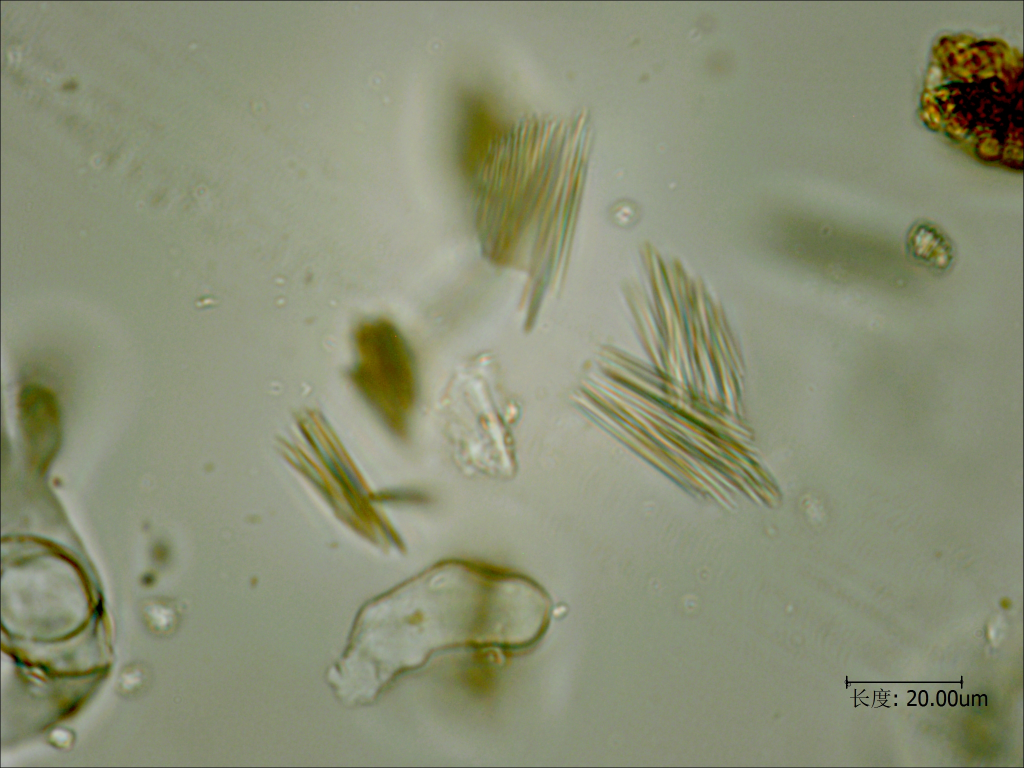
#> input picture dataset/4.jpg, 2048 x 1536 px (shown at 1/2 size)
$ python -i recovery_regions.py   (imports and definitions only)
#> lines starting #> are read from the running program, lines starting #| are printed output that depends on the picture
"""Local native-resolution region proposals. Scores are search cues only.

2026-11-05：原实现只保留 3 个最高线分窗口，龙胆 5 视野复测中 3 个窗口与人工
针晶框的 IoU 全为 0。现改为覆盖全图的 50% 重叠网格，并返回窗口覆盖审计；线分只
用于排序，不再用于丢弃窗口。
"""


def _grid(w, h):
    # 1024 窗口 + 50% 步长：2048×1536 为 3×2=6 个窗口，边界目标也至少完整落在一个窗口内。
    side = min(1024, max(256, (min(w, h) * 2) // 3))
    side = min(side, w, h)
    step = max(64, side // 2)
    xs = sorted({*range(0, max(1, w - side + 1), step), w - side})
    ys = sorted({*range(0, max(1, h - side + 1), step), h - side})
    return side, xs, ys


def propose_regions(image, *, with_audit=False):
    import cv2
    import numpy as np

    gray = cv2.cvtColor(image, cv2.COLOR_BGR2GRAY)
    height, width = gray.shape
    side, xs, ys = _grid(width, height)
    if side < 48:
        return {"regions": [], "audit": {"image_size": [width, height], "window_side": side,
                                          "rows": 0, "cols": 0, "window_count": 0,
                                          "covered_bbox": [0, 0, 0, 0],
                                          "covered_area_ratio": 0.0,
                                          "policy": "full_grid"}} if with_audit else []
    edges = cv2.Canny(gray, 40, 120)
    regions = []
    for row, y in enumerate(ys):
        for col, x in enumerate(xs):
            tile = edges[y:y + side, x:x + side]
            lines = cv2.HoughLinesP(tile, 1, np.pi / 180, 22,
                                    minLineLength=side // 16, maxLineGap=4)
            score = 0.0
            if lines is not None:
                segments = lines[:, 0].astype(float)
                lengths = np.hypot(segments[:, 2] - segments[:, 0], segments[:, 3] - segments[:, 1])
                # 长贯穿线常来自比例尺或图像边缘，小目标线索只按短线段计分。
                lengths = lengths[lengths <= side / 3]
                if lengths.size:
                    score = float(np.sort(lengths)[-8:].sum() / side)
            regions.append({"box": [int(x), int(y), int(x + side), int(y + side)],
                            "line_score": round(score, 3), "row": row, "col": col})
    regions.sort(key=lambda item: (-item["line_score"], item["row"], item["col"]))
    audit = {"image_size": [width, height], "window_side": side,
             "rows": len(ys), "cols": len(xs), "window_count": len(regions),
             "covered_bbox": [0, 0, width, height], "covered_area_ratio": 1.0,
             "policy": "full_grid", "selection": "all_windows_line_score_order"}
    return {"regions": regions, "audit": audit} if with_audit else regions

>>> import cv2
>>> picture = cv2.imread('../dataset/4.jpg')
#> picture is the input picture: shape (1536, 2048, 3); mean B, G, R 116.8, 143.4, 138.2
>>> result = propose_regions(picture)
#> in propose_regions, `gray = cv2.cvtColor(image, cv2.COLOR_BGR2GRAY)`:
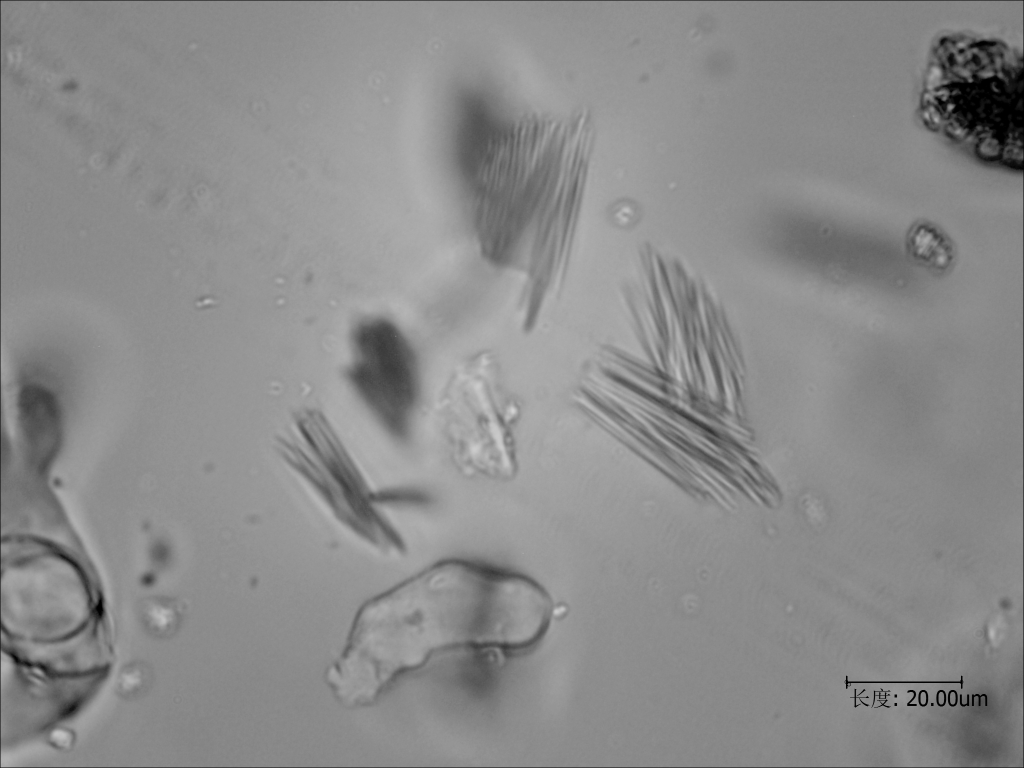
#> gray: shape (1536, 2048) (shown at 1/2 size); min 0, max 212, mean 138.8
#> in propose_regions, `edges = cv2.Canny(gray, 40, 120)`:
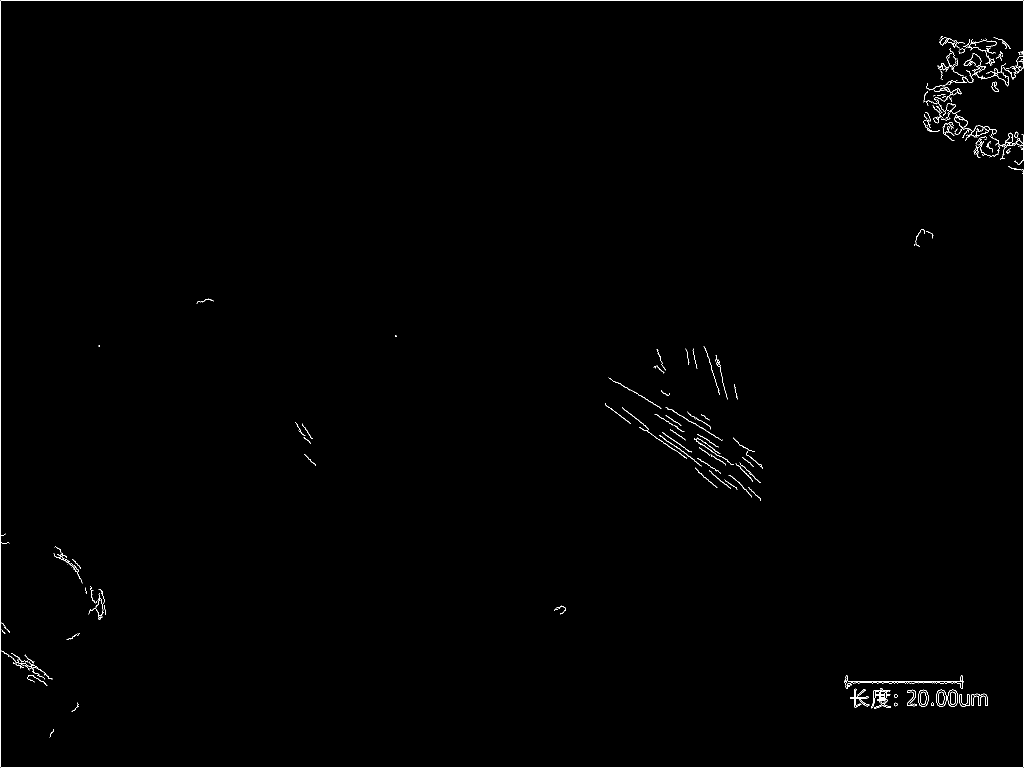
#> edges: shape (1536, 2048) (shown at 1/2 size); 0.56% white in thin lines or dots
#> after the loop in propose_regions, `for row, y in enumerate(ys):`:
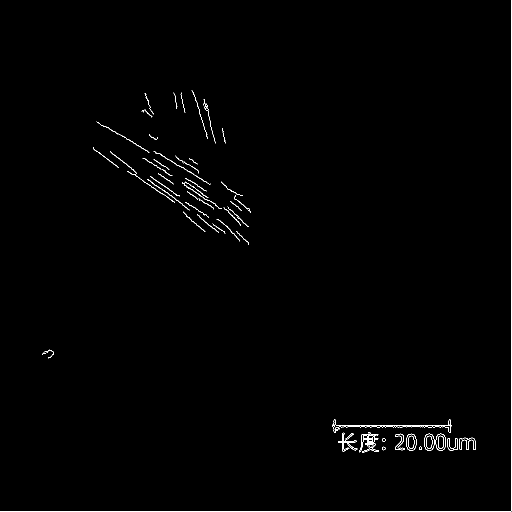
#> tile: shape (1024, 1024) (shown at 1/2 size); 0.68% white in thin lines or dots
#> after the loop in propose_regions, `for row, y in enumerate(ys):`: regions = 6 items
#> result = 6 items

$ run again, on dataset/5.jpg
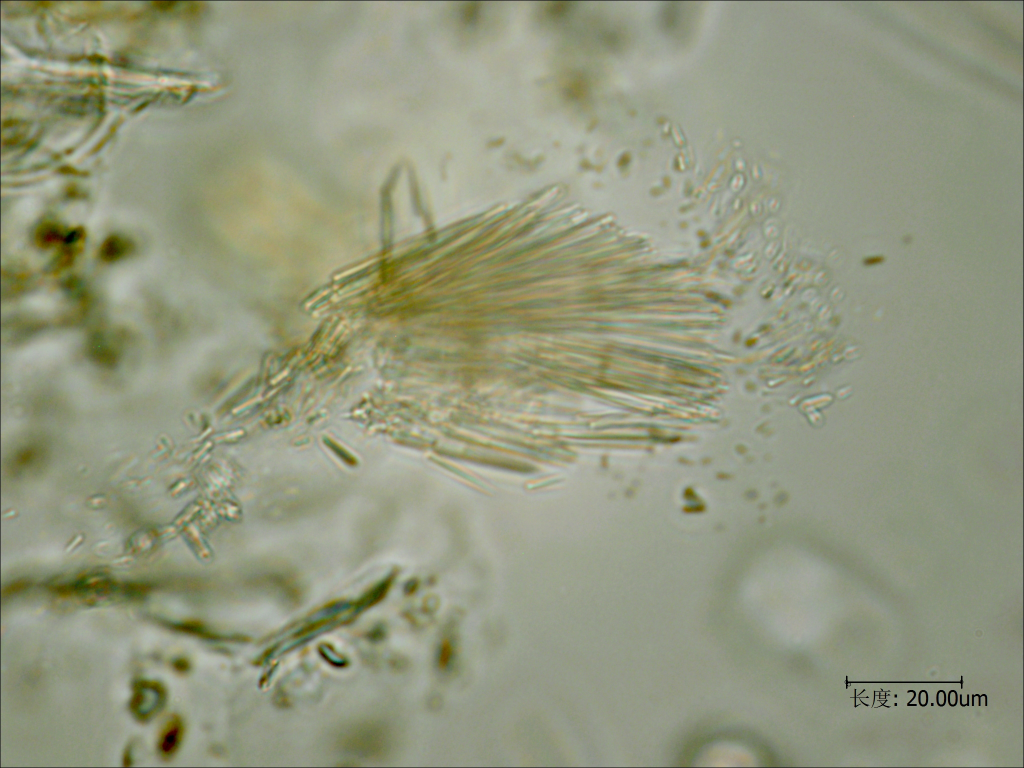
#> input picture dataset/5.jpg, 2048 x 1536 px (shown at 1/2 size)
#> picture is the input picture: shape (1536, 2048, 3); mean B, G, R 126, 151.4, 146.7
#> in propose_regions, `edges = cv2.Canny(gray, 40, 120)`:
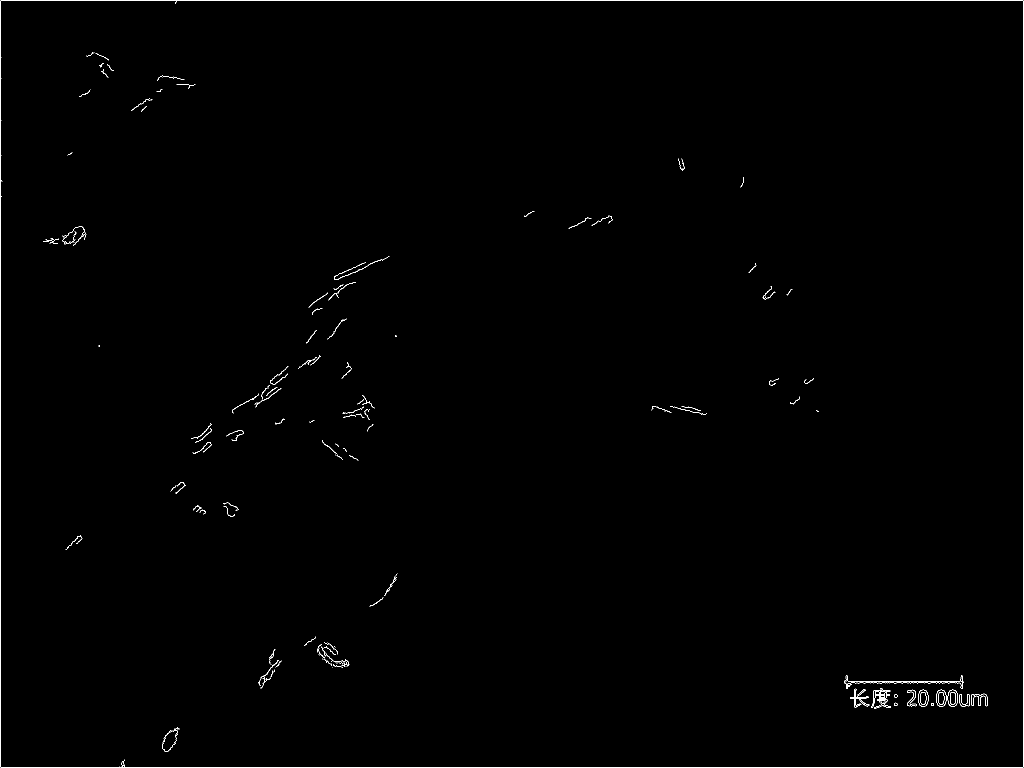
#> edges: shape (1536, 2048) (shown at 1/2 size); 0.45% white in thin lines or dots
#> after the loop in propose_regions, `for row, y in enumerate(ys):`:
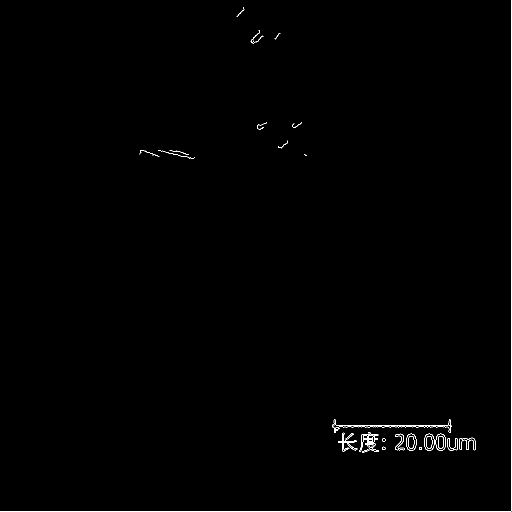
#> tile: shape (1024, 1024) (shown at 1/2 size); 0.45% white in thin lines or dots
#> after the loop in propose_regions, `for row, y in enumerate(ys):`: regions = 6 items

$ run again, on dataset/6.jpg
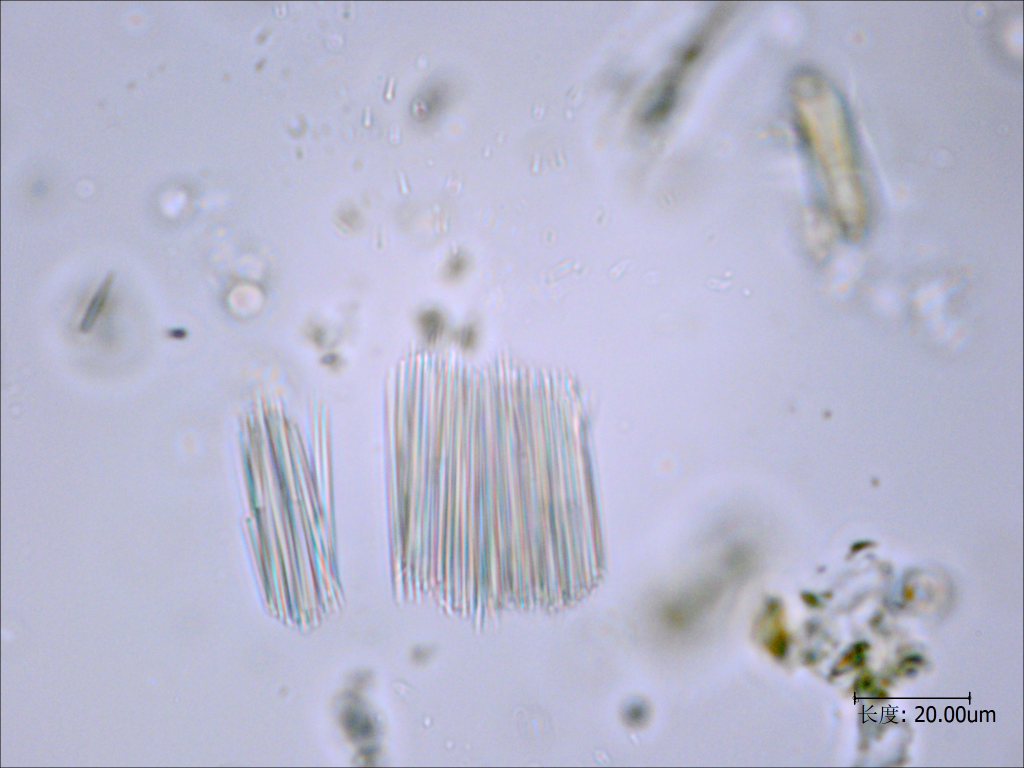
#> input picture dataset/6.jpg, 2048 x 1536 px (shown at 1/2 size)
#> picture is the input picture: shape (1536, 2048, 3); mean B, G, R 206.4, 184.1, 183.3
#> in propose_regions, `edges = cv2.Canny(gray, 40, 120)`:
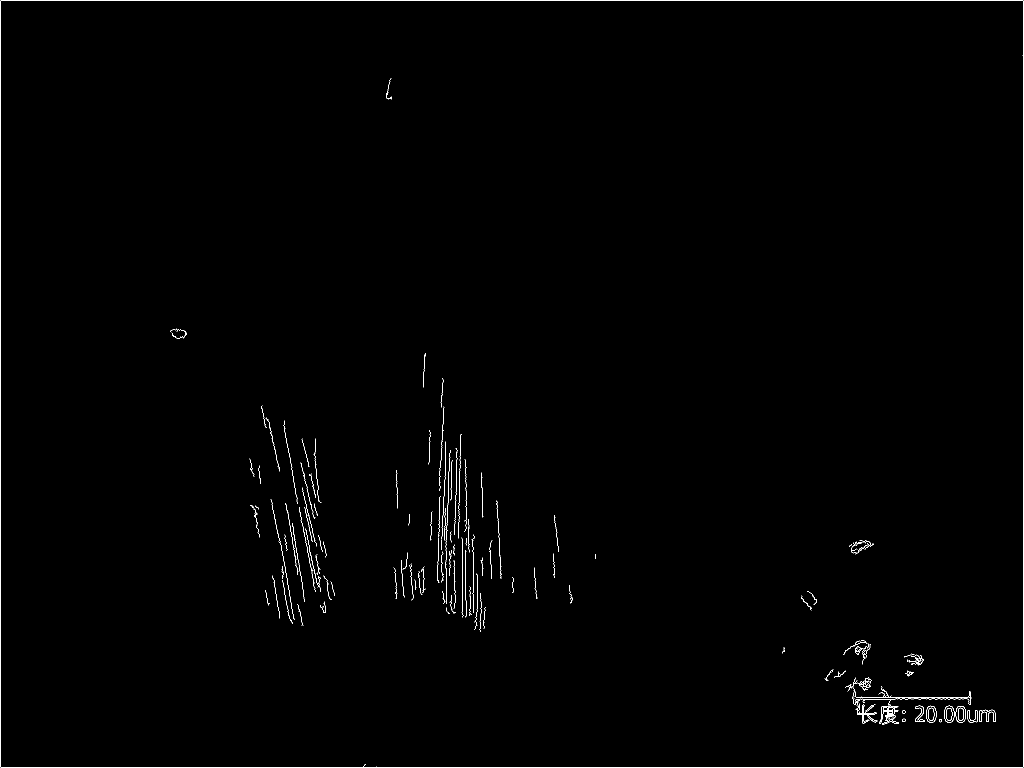
#> edges: shape (1536, 2048) (shown at 1/2 size); 0.57% white in thin lines or dots
#> after the loop in propose_regions, `for row, y in enumerate(ys):`:
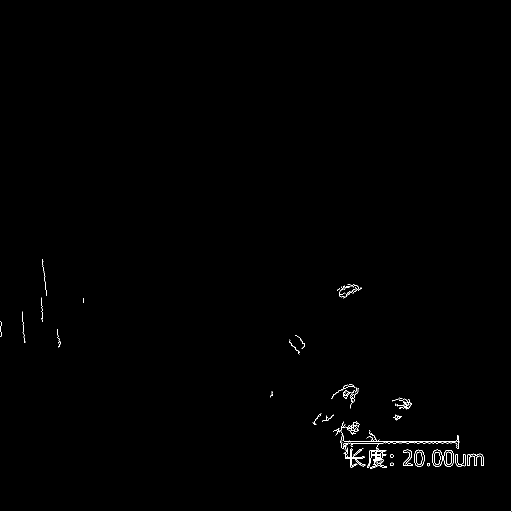
#> tile: shape (1024, 1024) (shown at 1/2 size); 0.56% white in thin lines or dots
#> after the loop in propose_regions, `for row, y in enumerate(ys):`: regions = 6 items

$ run again, on dataset/7.jpg
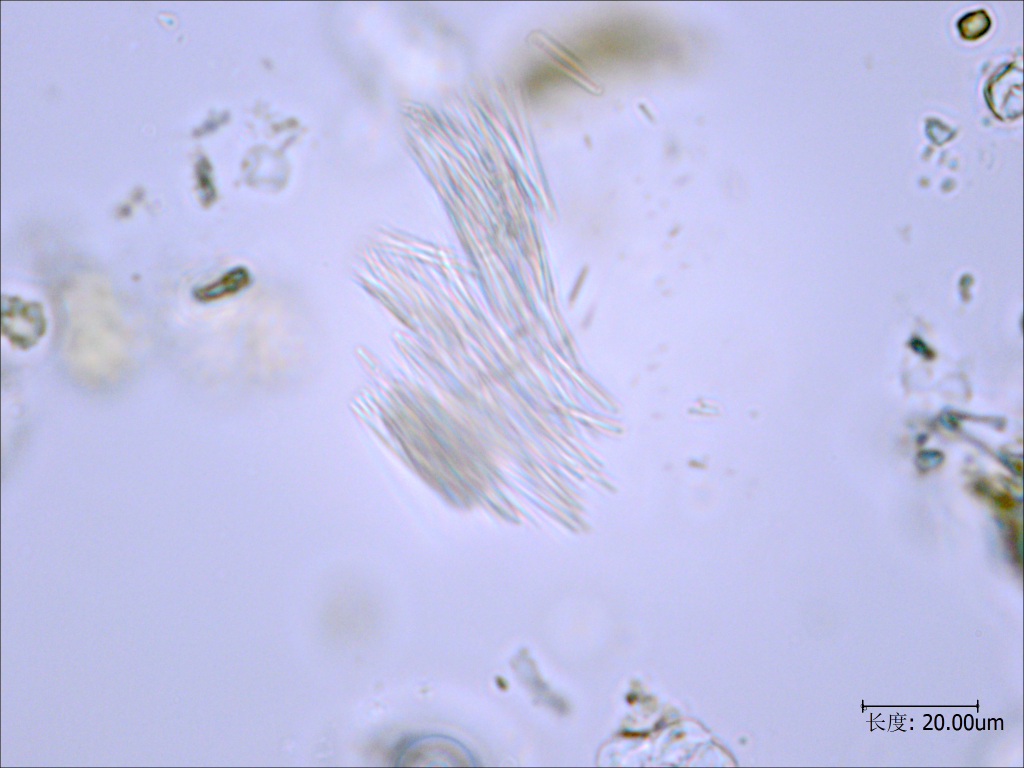
#> input picture dataset/7.jpg, 2048 x 1536 px (shown at 1/2 size)
#> picture is the input picture: shape (1536, 2048, 3); mean B, G, R 230.3, 194.3, 193.2
#> in propose_regions, `edges = cv2.Canny(gray, 40, 120)`:
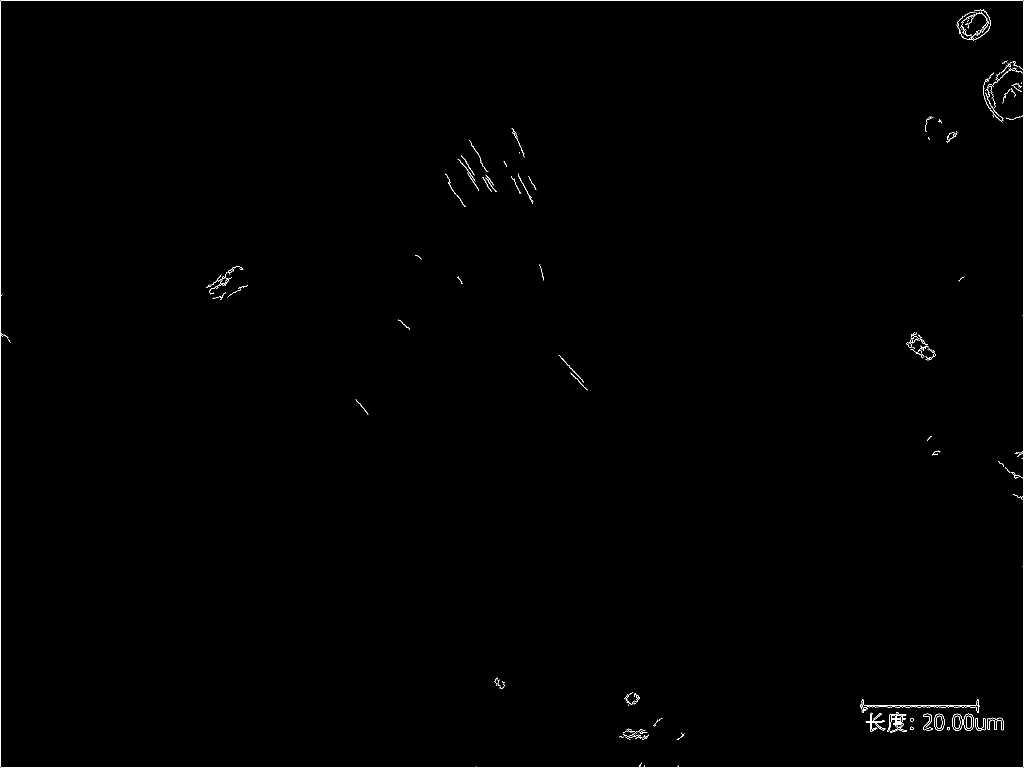
#> edges: shape (1536, 2048) (shown at 1/2 size); 0.44% white in thin lines or dots
#> after the loop in propose_regions, `for row, y in enumerate(ys):`:
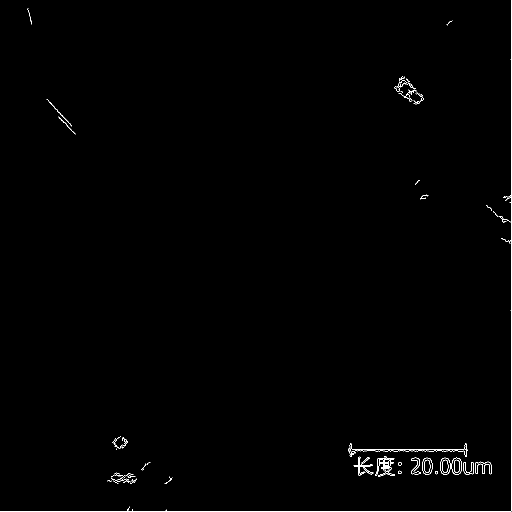
#> tile: shape (1024, 1024) (shown at 1/2 size); 0.53% white in thin lines or dots
#> after the loop in propose_regions, `for row, y in enumerate(ys):`: regions = 6 items
